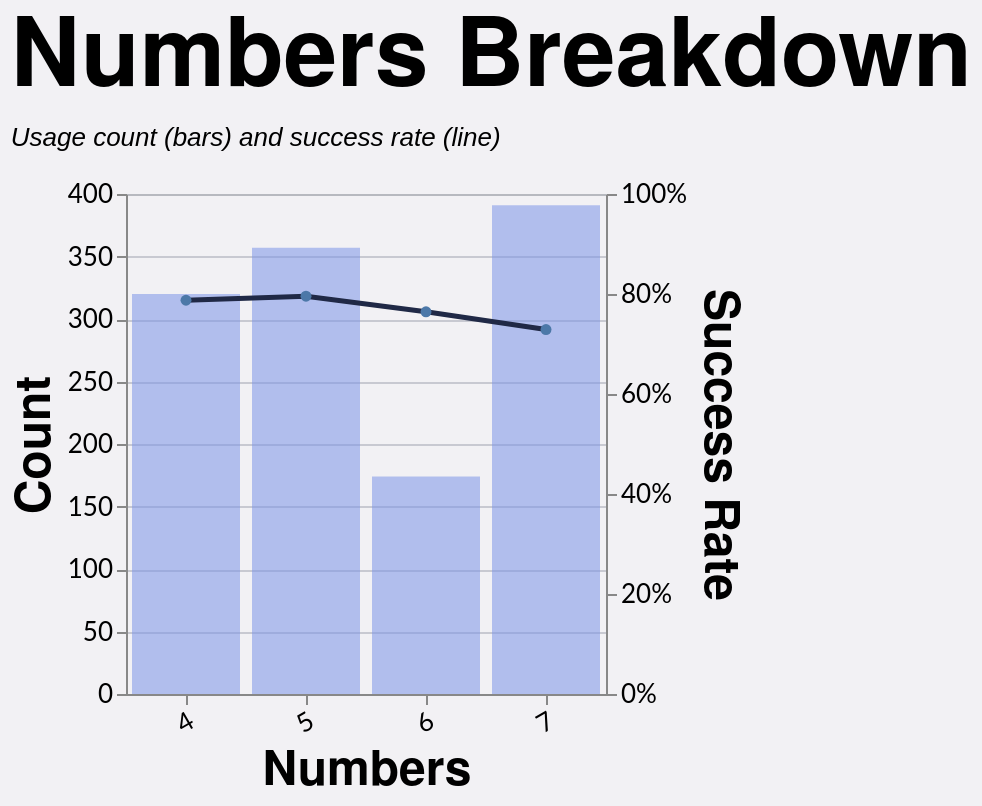

Source (Vega-Lite JSON):
### Vega-Lite specification from a JSON file in a GitHub repository (floating-point values rounded to 4 significant figures; data arrays with more than 128 entries replaced by an {"elided": "..."} marker saying what was removed)
{"config": {"axis": {"labelFont": "Lato, sans-serif", "titleFont": "PT Sans Narrow, Helvetica Neue, Helvetica, Arial, sans-serif", "labelFontSize": 13, "titleFontSize": 24, "gridColor": "#202947", "gridOpacity": 0.2}, "header": {"labelFont": "PT Sans Narrow, Helvetica Neue, Helvetica, Arial, sans-serif", "titleFont": "PT Sans Narrow, Helvetica Neue, Helvetica, Arial, sans-serif", "labelFontSize": 24, "titleFontSize": 28, "labelFontWeight": "bold", "orient": "left"}, "legend": {"labelFont": "Lato, sans-serif", "titleFont": "PT Sans Narrow, Helvetica Neue, Helvetica, Arial, sans-serif", "labelFontSize": 14, "titleFontSize": 16, "titlePadding": 5, "fillColor": "white", "strokeColor": "black", "padding": 10, "titleFontWeight": "lighter", "titleFontStyle": "italic", "titleColor": "gray", "offset": 10}, "title": {"font": "PT Sans Narrow, Helvetica Neue, Helvetica, Arial, sans-serif", "fontSize": 48, "fontWeight": "bold", "anchor": "start", "align": "center", "titlePadding": 20, "subtitlePadding": 10, "subtitleFontSize": 13, "subtitleColor": "", "subtitleFontStyle": "italic", "offset": 15, "color": "black"}, "axisX": {"labelAngle": 0}, "facet": {"title": null, "header": null, "align": {"row": "each", "column": "each"}}, "resolve": {"scale": {"y": "independent", "facet": "independent"}}, "background": "#f2f1f4"}, "layer": [{"mark": {"type": "bar", "color": "#7d96e8", "opacity": 0.55}, "encoding": {"tooltip": [{"field": "numbers", "title": "Numbers", "type": "nominal"}, {"field": "won", "format": ",.0f", "title": "Won", "type": "quantitative"}, {"field": "attempts", "format": ",.0f", "title": "Attempts", "type": "quantitative"}, {"field": "success_rate", "format": ".1%", "title": "Success Rate", "type": "quantitative"}], "x": {"axis": {"labelAngle": -30}, "field": "numbers", "sort": ["4", "5", "6", "7"], "title": "Numbers", "type": "nominal"}, "y": {"axis": {"format": ",.0f", "orient": "left"}, "field": "attempts", "title": "Count", "type": "quantitative"}}, "transform": [{"filter": "(loSquad == 'All' || datum.squad == loSquad) && (loGameType == 'All' || (loGameType == 'League + Cup' && (datum.game_type == 'League' || datum.game_type == 'Cup')) || (loGameType == 'League only' && datum.game_type == 'League') || datum.game_type == loGameType) && (loOpposition == 'All' || datum.opposition == loOpposition) && (loThrower == 'All' || datum.thrower == loThrower) && (loJumper == 'All' || datum.jumper == loJumper) && (loArea == 'All' || datum.area == loArea) && (loNumbers == 'All' || datum.numbers == loNumbers) && (loCallType == 'All' || datum.call_type == loCallType)"}, {"filter": "(loSeason == 'All' || datum.season == loSeason)"}, {"aggregate": [{"op": "count", "as": "attempts"}, {"op": "sum", "field": "won", "as": "won"}], "groupby": ["numbers"]}, {"calculate": "datum.won / datum.attempts", "as": "success_rate"}]}, {"mark": {"type": "line", "color": "#202946", "point": true, "strokeWidth": 2.5}, "encoding": {"tooltip": [{"field": "numbers", "title": "Numbers", "type": "nominal"}, {"field": "won", "format": ",.0f", "title": "Won", "type": "quantitative"}, {"field": "attempts", "format": ",.0f", "title": "Attempts", "type": "quantitative"}, {"field": "success_rate", "format": ".1%", "title": "Success Rate", "type": "quantitative"}], "x": {"axis": {"labelAngle": -30}, "field": "numbers", "sort": ["4", "5", "6", "7"], "title": "Numbers", "type": "nominal"}, "y": {"axis": {"format": "%", "orient": "right"}, "field": "success_rate", "scale": {"domain": [0, 1]}, "title": "Success Rate", "type": "quantitative"}}, "transform": [{"filter": "(loSquad == 'All' || datum.squad == loSquad) && (loGameType == 'All' || (loGameType == 'League + Cup' && (datum.game_type == 'League' || datum.game_type == 'Cup')) || (loGameType == 'League only' && datum.game_type == 'League') || datum.game_type == loGameType) && (loOpposition == 'All' || datum.opposition == loOpposition) && (loThrower == 'All' || datum.thrower == loThrower) && (loJumper == 'All' || datum.jumper == loJumper) && (loArea == 'All' || datum.area == loArea) && (loNumbers == 'All' || datum.numbers == loNumbers) && (loCallType == 'All' || datum.call_type == loCallType)"}, {"filter": "(loSeason == 'All' || datum.season == loSeason)"}, {"aggregate": [{"op": "count", "as": "attempts"}, {"op": "sum", "field": "won", "as": "won"}], "groupby": ["numbers"]}, {"calculate": "datum.won / datum.attempts", "as": "success_rate"}]}], "data": {"name": "data-97c2c564e8a0cdaee3730a92991522ed"}, "height": 250, "params": [{"name": "loSquad", "value": "All"}, {"name": "loSeason", "value": "All"}, {"name": "loGameType", "value": "All"}, {"name": "loOpposition", "value": "All"}, {"name": "loThrower", "value": "All"}, {"name": "loJumper", "value": "All"}, {"name": "loArea", "value": "All"}, {"name": "loNumbers", "value": "All"}, {"name": "loCallType", "value": "All"}], "resolve": {"scale": {"y": "independent"}}, "title": {"text": "Numbers Breakdown", "subtitle": "Usage count (bars) and success rate (line)"}, "width": {"step": 60}, "$schema": "https://vega.github.io/schema/vega-lite/v5.20.1.json", "datasets": {"data-97c2c564e8a0cdaee3730a92991522ed": {"elided": "1242 records"}}}
